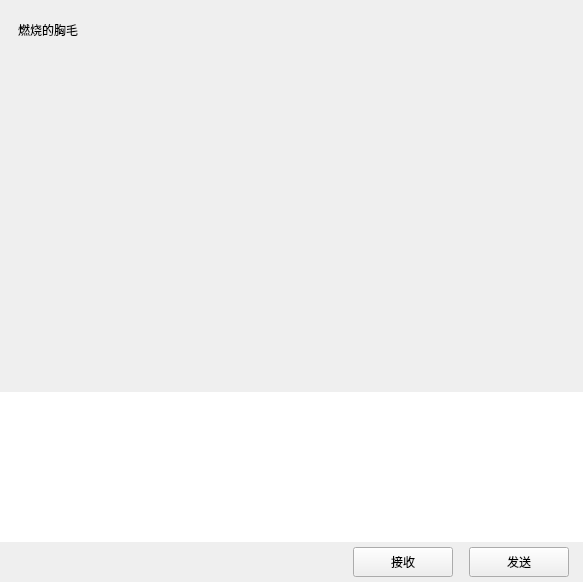
<?xml version="1.0" encoding="UTF-8"?>
<ui version="4.0">
    <class>ChatPage</class>
    <widget class="QWidget" name="ChatPage">
        <property name="geometry">
            <rect>
                <x>0</x>
                <y>0</y>
                <width>583</width>
                <height>582</height>
            </rect>
        </property>
        <property name="windowTitle">
            <string>ChatPage</string>
        </property>
        <layout class="QHBoxLayout" name="horizontalLayout">
            <property name="spacing">
                <number>0</number>
            </property>
            <property name="leftMargin">
                <number>0</number>
            </property>
            <property name="topMargin">
                <number>0</number>
            </property>
            <property name="rightMargin">
                <number>0</number>
            </property>
            <property name="bottomMargin">
                <number>0</number>
            </property>
            <item>
                <widget class="QWidget" name="chat_data_wid" native="true">
                    <property name="sizePolicy">
                        <sizepolicy hsizetype="Expanding" vsizetype="Expanding">
                            <horstretch>0</horstretch>
                            <verstretch>0</verstretch>
                        </sizepolicy>
                    </property>
                    <layout class="QVBoxLayout" name="verticalLayout_2">
                        <property name="spacing">
                            <number>0</number>
                        </property>
                        <property name="leftMargin">
                            <number>0</number>
                        </property>
                        <property name="topMargin">
                            <number>0</number>
                        </property>
                        <property name="rightMargin">
                            <number>0</number>
                        </property>
                        <property name="bottomMargin">
                            <number>0</number>
                        </property>
                        <item>
                            <widget class="QWidget" name="title_wid" native="true">
                                <property name="minimumSize">
                                    <size>
                                        <width>0</width>
                                        <height>60</height>
                                    </size>
                                </property>
                                <property name="maximumSize">
                                    <size>
                                        <width>16777215</width>
                                        <height>60</height>
                                    </size>
                                </property>
                                <layout class="QVBoxLayout" name="verticalLayout_3">
                                    <item>
                                        <widget class="QWidget" name="widget" native="true">
                                            <layout class="QHBoxLayout" name="horizontalLayout_3">
                                                <item>
                                                    <widget class="QLabel" name="title_lb">
                                                        <property name="text">
                                                            <string>燃烧的胸毛</string>
                                                        </property>
                                                    </widget>
                                                </item>
                                            </layout>
                                        </widget>
                                    </item>
                                </layout>
                            </widget>
                        </item>
                        <item>
                            <widget class="ChatView" name="chat_data_list" native="true"/>
                        </item>
                        <item>
                            <widget class="QWidget" name="tool_wid" native="true">
                                <property name="minimumSize">
                                    <size>
                                        <width>0</width>
                                        <height>35</height>
                                    </size>
                                </property>
                                <property name="maximumSize">
                                    <size>
                                        <width>16777215</width>
                                        <height>35</height>
                                    </size>
                                </property>
                                <layout class="QHBoxLayout" name="horizontalLayout_5">
                                    <property name="leftMargin">
                                        <number>0</number>
                                    </property>
                                    <property name="topMargin">
                                        <number>0</number>
                                    </property>
                                    <property name="rightMargin">
                                        <number>0</number>
                                    </property>
                                    <property name="bottomMargin">
                                        <number>0</number>
                                    </property>
                                    <item>
                                        <spacer name="horizontalSpacer_7">
                                            <property name="orientation">
                                                <enum>Qt::Horizontal</enum>
                                            </property>
                                            <property name="sizeType">
                                                <enum>QSizePolicy::Fixed</enum>
                                            </property>
                                            <property name="sizeHint" stdset="0">
                                                <size>
                                                    <width>5</width>
                                                    <height>20</height>
                                                </size>
                                            </property>
                                        </spacer>
                                    </item>
                                    <item>
                                        <widget class="ClickedLabel" name="emo_lb">
                                            <property name="minimumSize">
                                                <size>
                                                    <width>25</width>
                                                    <height>25</height>
                                                </size>
                                            </property>
                                            <property name="maximumSize">
                                                <size>
                                                    <width>25</width>
                                                    <height>25</height>
                                                </size>
                                            </property>
                                            <property name="text">
                                                <string/>
                                            </property>
                                        </widget>
                                    </item>
                                    <item>
                                        <spacer name="horizontalSpacer_6">
                                            <property name="orientation">
                                                <enum>Qt::Horizontal</enum>
                                            </property>
                                            <property name="sizeType">
                                                <enum>QSizePolicy::Fixed</enum>
                                            </property>
                                            <property name="sizeHint" stdset="0">
                                                <size>
                                                    <width>5</width>
                                                    <height>20</height>
                                                </size>
                                            </property>
                                        </spacer>
                                    </item>
                                    <item>
                                        <widget class="ClickedLabel" name="file_lb">
                                            <property name="minimumSize">
                                                <size>
                                                    <width>30</width>
                                                    <height>30</height>
                                                </size>
                                            </property>
                                            <property name="maximumSize">
                                                <size>
                                                    <width>30</width>
                                                    <height>30</height>
                                                </size>
                                            </property>
                                            <property name="text">
                                                <string/>
                                            </property>
                                        </widget>
                                    </item>
                                    <item>
                                        <spacer name="horizontalSpacer_5">
                                            <property name="orientation">
                                                <enum>Qt::Horizontal</enum>
                                            </property>
                                            <property name="sizeHint" stdset="0">
                                                <size>
                                                    <width>40</width>
                                                    <height>20</height>
                                                </size>
                                            </property>
                                        </spacer>
                                    </item>
                                </layout>
                            </widget>
                        </item>
                        <item>
                            <widget class="MessageTextEdit" name="chatEdit">
                                <property name="minimumSize">
                                    <size>
                                        <width>0</width>
                                        <height>150</height>
                                    </size>
                                </property>
                                <property name="maximumSize">
                                    <size>
                                        <width>16777215</width>
                                        <height>150</height>
                                    </size>
                                </property>
                                <property name="frameShape">
                                    <enum>QFrame::NoFrame</enum>
                                </property>
                            </widget>
                        </item>
                        <item>
                            <widget class="QWidget" name="send_wid" native="true">
                                <property name="minimumSize">
                                    <size>
                                        <width>0</width>
                                        <height>40</height>
                                    </size>
                                </property>
                                <property name="maximumSize">
                                    <size>
                                        <width>16777215</width>
                                        <height>40</height>
                                    </size>
                                </property>
                                <layout class="QHBoxLayout" name="horizontalLayout_4">
                                    <property name="topMargin">
                                        <number>2</number>
                                    </property>
                                    <property name="bottomMargin">
                                        <number>2</number>
                                    </property>
                                    <item>
                                        <spacer name="horizontalSpacer_2">
                                            <property name="orientation">
                                                <enum>Qt::Horizontal</enum>
                                            </property>
                                            <property name="sizeHint" stdset="0">
                                                <size>
                                                    <width>36</width>
                                                    <height>20</height>
                                                </size>
                                            </property>
                                        </spacer>
                                    </item>
                                    <item>
                                        <widget class="ClickedBtn" name="receive_btn">
                                            <property name="minimumSize">
                                                <size>
                                                    <width>100</width>
                                                    <height>30</height>
                                                </size>
                                            </property>
                                            <property name="maximumSize">
                                                <size>
                                                    <width>100</width>
                                                    <height>30</height>
                                                </size>
                                            </property>
                                            <property name="text">
                                                <string>接收</string>
                                            </property>
                                        </widget>
                                    </item>
                                    <item>
                                        <spacer name="horizontalSpacer_3">
                                            <property name="orientation">
                                                <enum>Qt::Horizontal</enum>
                                            </property>
                                            <property name="sizeType">
                                                <enum>QSizePolicy::Fixed</enum>
                                            </property>
                                            <property name="sizeHint" stdset="0">
                                                <size>
                                                    <width>10</width>
                                                    <height>20</height>
                                                </size>
                                            </property>
                                        </spacer>
                                    </item>
                                    <item>
                                        <widget class="ClickedBtn" name="send_btn">
                                            <property name="minimumSize">
                                                <size>
                                                    <width>100</width>
                                                    <height>30</height>
                                                </size>
                                            </property>
                                            <property name="maximumSize">
                                                <size>
                                                    <width>100</width>
                                                    <height>30</height>
                                                </size>
                                            </property>
                                            <property name="text">
                                                <string>发送</string>
                                            </property>
                                        </widget>
                                    </item>
                                    <item>
                                        <spacer name="horizontalSpacer_4">
                                            <property name="orientation">
                                                <enum>Qt::Horizontal</enum>
                                            </property>
                                            <property name="sizeType">
                                                <enum>QSizePolicy::Fixed</enum>
                                            </property>
                                            <property name="sizeHint" stdset="0">
                                                <size>
                                                    <width>5</width>
                                                    <height>20</height>
                                                </size>
                                            </property>
                                        </spacer>
                                    </item>
                                </layout>
                            </widget>
                        </item>
                    </layout>
                </widget>
            </item>
        </layout>
    </widget>
    <customwidgets>
        <customwidget>
            <class>ClickedLabel</class>
            <extends>QLabel</extends>
            <header>clicked_label.h</header>
        </customwidget>
        <customwidget>
            <class>ClickedBtn</class>
            <extends>QPushButton</extends>
            <header>clickedbtn.h</header>
        </customwidget>
        <customwidget>
            <class>MessageTextEdit</class>
            <extends>QTextEdit</extends>
            <header>messagetextedit.h</header>
        </customwidget>
        <customwidget>
            <class>ChatView</class>
            <extends>QWidget</extends>
            <header>chatview.h</header>
            <container>1</container>
        </customwidget>
    </customwidgets>
    <resources/>
    <connections/>
</ui>
